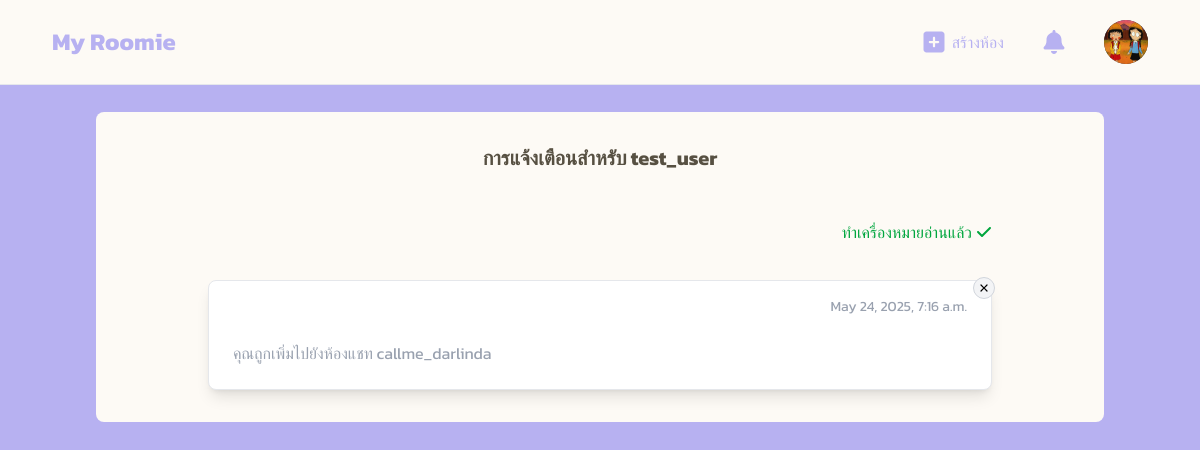
The page /notification/ (signed in) on the database its author committed.
### myroomieApp/models.py (models this page shows, shortened)
class Profile(models.Model):
    id = models.AutoField(primary_key=True)
    user = models.ForeignKey(User, on_delete=models.CASCADE)
    bio = models.TextField()
    image = models.ImageField(upload_to='profile')

class Notification(models.Model):
    id = models.AutoField(primary_key=True)
    user = models.ForeignKey(User, on_delete=models.CASCADE)
    message = models.TextField()
    created_at = models.DateTimeField(auto_now_add=True)
    is_read = models.BooleanField(default=False)

### myroomieApp/views.py (the view)
# urls.py: path('notification/', views.notification, name='notification'),
def notification(request):
    user_notification = Notification.objects.filter(user=request.user)
    try:
        profile = Profile.objects.get(user=request.user)
    except Profile.DoesNotExist:
        profile = None
    context = {
        'user_notification': user_notification,
        'profile': profile
    }
    return render(request, 'notification.html', context)

### myroomieApp/templates/notification.html (shortened to what this page needs)
{% extends 'base.html' %}
{% block main-content %}
  <div class="p-4 mx-24 bg-[#fdfaf5] rounded-lg mt-28 mb-8">
    <div class="px-12 py-4">
        <h1 class="text-center text-xl text-[#575042] font-bold">การแจ้งเตือนสำหรับ {{request.user}}</h1>
        <div class='flex flex-col gap-3 px-12 mt-12'>
            <div class="flex justify-end mb-6">
                <a href="{% url 'mark_notifications_as_read' %}" class="flex items-center">
                    <span class="mr-1 text-green-600">ทำเครื่องหมายอ่านแล้ว</span>
                </a>
            </div>
            {% for notify in user_notification %}
            <div class="relative border border-gray-200 bg-white rounded-lg shadow-lg">
                {% if request.user == notify.user %}
                <form action="{% url 'delete_notification' notify.id %}" method="post">
                    <button notify_id="{{notify.id}}"
                        class="absolute p-1 bg-gray-100 border border-gray-300 rounded-full -top-1 -right-1"
                    >
                    </button>
                </form>
                {% endif %}
                <div class="flex justify-end pr-6 pt-4">
                    <p class="text-sm {% if notify.is_read %} text-gray-400 {% elif not notify.is_read %} text-gray-500 {% endif %}">{{ notify.created_at}}</p>
                </div>
                <div class="flex items-center p-6">
                    <p class="w-full text-md {% if notify.is_read %} text-gray-400 {% elif not notify.is_read %} text-gray-800 {% endif %}">
                        {{ notify.message }}
                    </p>
                </div>
            </div>
            {% endfor %}
        </div>
        </div>
    </div>
{% endblock main-content %}

### myroomieApp/templates/base.html (shortened to what this page needs)
<!DOCTYPE html>
<html lang="en">
  <head>
    <script src="https://cdn.jsdelivr.net/npm/@tailwindcss/browser@4"></script>
  </head>
  <body class="font-[Kanit] bg-[#b7b1f1]">
    <nav
      class="fixed top-0 z-50 w-full bg-[#fdfaf5] border-b border-gray-200 px-8"
    >
      <div class="px-3 py-3 lg:px-5 lg:pl-3">
        <div class="flex items-center justify-between">
          <div class="flex items-center justify-start rtl:justify-end">
            <a href="{% url 'home' %}" class="flex ms-2 md:me-24">
              <span
                class="self-center text-xl text-[#b7b1f1] font-bold sm:text-2xl whitespace-nowrap"
                >My Roomie</span
              >
            </a>
          </div>
          <div class="flex items-center">
            <div class="flex items-center ms-3 gap-8">
                <a href="{% url 'create_chat_room' %}" class="flex gap-1.5">
                    <span class="text-[#b7b1f1]">สร้างห้อง</span>
                </a>
                <a href="{% url 'notification' %}" class="relative py-4 px-1 border-2 border-transparent text-gray-800 rounded-full">
                </a>
                <div class="profile-btn">
                    <button
                      type="button"
                      onclick="openProfile()"
                      class="flex text-sm bg-gray-800 rounded-full focus:ring-4 focus:ring-gray-300 dark:focus:ring-gray-600"
                      aria-expanded="false"
                      data-dropdown-toggle="dropdown-user"
                      data-dropdown-placement="bottom"
                    >
                      {% if profile %}
                      <img
                        class="w-11 h-11 rounded-full"
                        src="{{ profile.image.url }}"
                        alt="user photo"
                      />
                      {% else %}
                      <img
                        class="w-11 h-11 rounded-full bg-white"
                        src="https://img.icons8.com/fluency-systems-regular/48/pixel-cat.png"
                        alt="user photo"
                      />
                      {% endif %}
                    </button>
                </div>
            </div>
          </div>
        </div>
      </div>
    </nav>
    {% block main-content %}
    {% endblock main-content %}
  </body>
</html>

### rows shown on the page
Profile: image (picture)
Notification: created_at "May 24, 2025, 7:16 a.m.", message "คุณถูกเพิ่มไปยังห้องแชท callme_darlinda"

### other values the page prints
{{ request.user }} "test_user"
